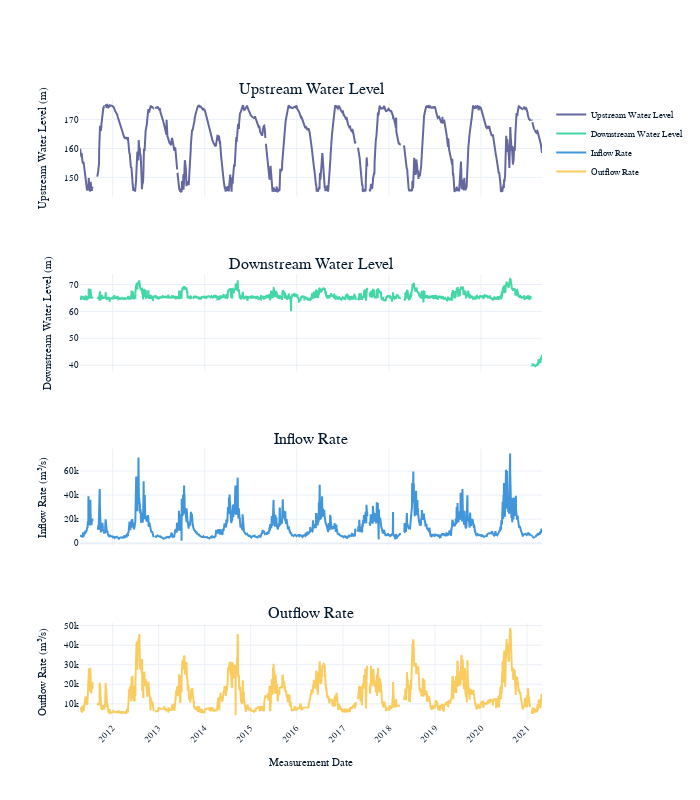

The cell this chart's notebook holds for it:
### Code cell
# Convert measurement_date to datetime
dataWS['measurement_date'] = pd.to_datetime(dataWS['measurement_date'])

# Create subplots
fig = make_subplots(rows=4, cols=1, shared_xaxes=True,
                    subplot_titles=("Upstream Water Level", "Downstream Water Level", "Inflow Rate", "Outflow Rate"))

# Upstream Water Level
fig.add_trace(go.Scatter(x=dataWS['measurement_date'], y=dataWS['upstream_water_level'],
                         mode='lines', name='Upstream Water Level'), row=1, col=1)

# Downstream Water Level
fig.add_trace(go.Scatter(x=dataWS['measurement_date'], y=dataWS['downstream_water_level'],
                         mode='lines', name='Downstream Water Level'), row=2, col=1)

# Inflow Rate
fig.add_trace(go.Scatter(x=dataWS['measurement_date'], y=dataWS['inflow_rate'],
                         mode='lines', name='Inflow Rate'), row=3, col=1)

# Outflow Rate
fig.add_trace(go.Scatter(x=dataWS['measurement_date'], y=dataWS['outflow_rate'],
                         mode='lines', name='Outflow Rate'), row=4, col=1)

# Update layout
fig.update_layout(height=800, width=700,
                  font=dict(size=9))

# Update xaxis properties for the last subplot only
fig.update_xaxes(title_text="Measurement Date", row=4, col=1, tickangle=-45,
                 tickmode="array",
                 tickvals=dataWS['measurement_date'].dt.year.drop_duplicates().apply(lambda x: pd.Timestamp(year=x, month=1, day=1)),
                 ticktext=dataWS['measurement_date'].dt.year.drop_duplicates().astype(str))

# Update yaxis titles
fig.update_yaxes(title_text="Upstream Water Level (m)", row=1, col=1)
fig.update_yaxes(title_text="Downstream Water Level (m)", row=2, col=1)
fig.update_yaxes(title_text="Inflow Rate (m³/s)", row=3, col=1)
fig.update_yaxes(title_text="Outflow Rate (m³/s)", row=4, col=1)
fig.show()

### Figure 1 — Plotly figure (JSON) as saved in the notebook; plotly's stock layout.template omitted (floating-point values rounded to 4 significant figures; data arrays with more than 128 entries replaced by an {"elided": "..."} marker saying what was removed)
{"data": [{"mode": "lines", "name": "Upstream Water Level", "x": {"elided": "3667 str values"}, "y": {"elided": "3667 float values"}, "type": "scatter", "xaxis": "x", "yaxis": "y"}, {"mode": "lines", "name": "Downstream Water Level", "x": {"elided": "3667 str values"}, "y": {"elided": "3667 float values"}, "type": "scatter", "xaxis": "x2", "yaxis": "y2"}, {"mode": "lines", "name": "Inflow Rate", "x": {"elided": "3667 str values"}, "y": {"elided": "3667 int values"}, "type": "scatter", "xaxis": "x3", "yaxis": "y3"}, {"mode": "lines", "name": "Outflow Rate", "x": {"elided": "3667 str values"}, "y": {"elided": "3667 int values"}, "type": "scatter", "xaxis": "x4", "yaxis": "y4"}], "layout": {"xaxis": {"anchor": "y", "domain": [0, 1], "matches": "x4", "showticklabels": false}, "yaxis": {"anchor": "x", "domain": [0.8438, 1], "title": {"text": "Upstream Water Level (m)"}}, "xaxis2": {"anchor": "y2", "domain": [0, 1], "matches": "x4", "showticklabels": false}, "yaxis2": {"anchor": "x2", "domain": [0.5625, 0.7188], "title": {"text": "Downstream Water Level (m)"}}, "xaxis3": {"anchor": "y3", "domain": [0, 1], "matches": "x4", "showticklabels": false}, "yaxis3": {"anchor": "x3", "domain": [0.2812, 0.4375], "title": {"text": "Inflow Rate (m³/s)"}}, "xaxis4": {"anchor": "y4", "domain": [0, 1], "title": {"text": "Measurement Date"}, "tickangle": -45, "tickmode": "array", "tickvals": ["2011-01-01T00:00:00", "2012-01-01T00:00:00", "2013-01-01T00:00:00", "2014-01-01T00:00:00", "2015-01-01T00:00:00", "2016-01-01T00:00:00", "2017-01-01T00:00:00", "2018-01-01T00:00:00", "2019-01-01T00:00:00", "2020-01-01T00:00:00", "2021-01-01T00:00:00"], "ticktext": ["2011", "2012", "2013", "2014", "2015", "2016", "2017", "2018", "2019", "2020", "2021"]}, "yaxis4": {"anchor": "x4", "domain": [0, 0.1562], "title": {"text": "Outflow Rate (m³/s)"}}, "annotations": [{"font": {"size": 16}, "showarrow": false, "text": "Upstream Water Level", "x": 0.5, "xanchor": "center", "xref": "paper", "y": 1, "yanchor": "bottom", "yref": "paper"}, {"font": {"size": 16}, "showarrow": false, "text": "Downstream Water Level", "x": 0.5, "xanchor": "center", "xref": "paper", "y": 0.7188, "yanchor": "bottom", "yref": "paper"}, {"font": {"size": 16}, "showarrow": false, "text": "Inflow Rate", "x": 0.5, "xanchor": "center", "xref": "paper", "y": 0.4375, "yanchor": "bottom", "yref": "paper"}, {"font": {"size": 16}, "showarrow": false, "text": "Outflow Rate", "x": 0.5, "xanchor": "center", "xref": "paper", "y": 0.1562, "yanchor": "bottom", "yref": "paper"}], "font": {"size": 9}, "height": 800, "width": 700}}
